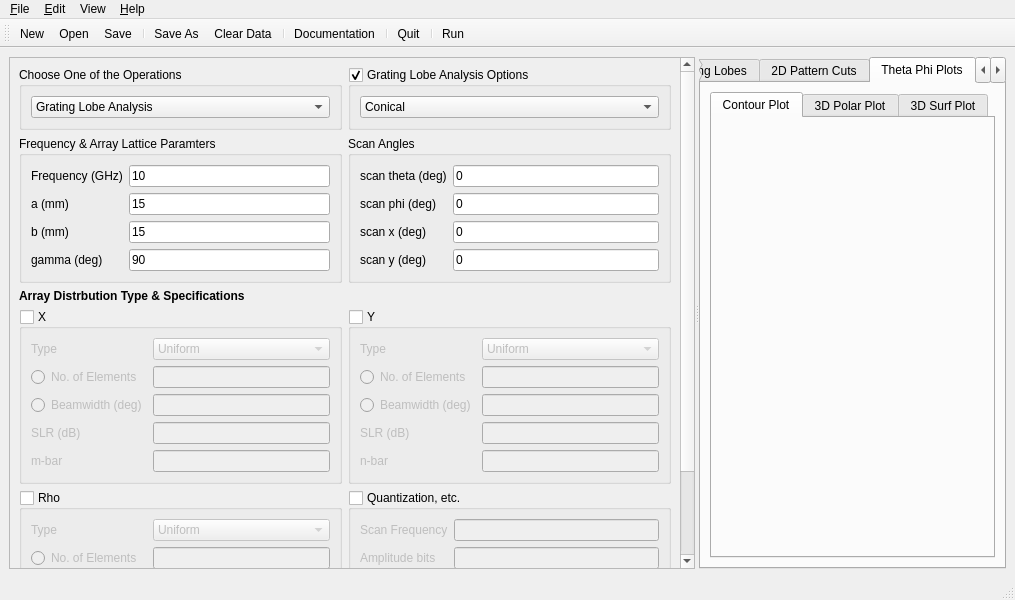
<?xml version="1.0" encoding="UTF-8"?>
<ui version="4.0">
 <class>MainWindow</class>
 <widget class="QMainWindow" name="MainWindow">
  <property name="geometry">
   <rect>
    <x>0</x>
    <y>0</y>
    <width>1015</width>
    <height>600</height>
   </rect>
  </property>
  <property name="windowTitle">
   <string>Arraytool GUI Application</string>
  </property>
  <widget class="QWidget" name="centralwidget">
   <layout class="QHBoxLayout" name="horizontalLayout_2">
    <item>
     <widget class="QSplitter" name="splitter">
      <property name="orientation">
       <enum>Qt::Horizontal</enum>
      </property>
      <widget class="QWidget" name="horizontalLayoutWidget">
       <layout class="QHBoxLayout" name="horizontalLayout">
        <item>
         <widget class="QScrollArea" name="scrollArea">
          <property name="sizePolicy">
           <sizepolicy hsizetype="Expanding" vsizetype="Expanding">
            <horstretch>0</horstretch>
            <verstretch>0</verstretch>
           </sizepolicy>
          </property>
          <property name="widgetResizable">
           <bool>true</bool>
          </property>
          <widget class="QWidget" name="scrollAreaWidgetContents">
           <property name="geometry">
            <rect>
             <x>0</x>
             <y>0</y>
             <width>770</width>
             <height>756</height>
            </rect>
           </property>
           <layout class="QGridLayout" name="gridLayout_2">
            <item row="1" column="1">
             <widget class="QGroupBox" name="groupBox_3">
              <property name="title">
               <string>Scan Angles</string>
              </property>
              <layout class="QGridLayout" name="gridLayout_4">
               <item row="0" column="0">
                <layout class="QGridLayout" name="gridLayout_5">
                 <item row="2" column="1">
                  <widget class="QLineEdit" name="linescanx">
                   <property name="toolTip">
                    <string>See the Documentation</string>
                   </property>
                   <property name="statusTip">
                    <string>See the Documentation</string>
                   </property>
                   <property name="text">
                    <string>0</string>
                   </property>
                  </widget>
                 </item>
                 <item row="3" column="1">
                  <widget class="QLineEdit" name="linescany">
                   <property name="toolTip">
                    <string>See the Documentation</string>
                   </property>
                   <property name="statusTip">
                    <string>See the Documentation</string>
                   </property>
                   <property name="text">
                    <string>0</string>
                   </property>
                  </widget>
                 </item>
                 <item row="1" column="0">
                  <widget class="QLabel" name="label_5">
                   <property name="text">
                    <string>scan phi (deg)</string>
                   </property>
                  </widget>
                 </item>
                 <item row="2" column="0">
                  <widget class="QLabel" name="label_6">
                   <property name="text">
                    <string>scan x (deg)</string>
                   </property>
                  </widget>
                 </item>
                 <item row="1" column="1">
                  <widget class="QLineEdit" name="linescanp">
                   <property name="toolTip">
                    <string>Phi Component of Scan Angle</string>
                   </property>
                   <property name="statusTip">
                    <string>Phi Component of Scan Angle</string>
                   </property>
                   <property name="text">
                    <string>0</string>
                   </property>
                  </widget>
                 </item>
                 <item row="0" column="0">
                  <widget class="QLabel" name="label_7">
                   <property name="text">
                    <string>scan theta (deg)</string>
                   </property>
                  </widget>
                 </item>
                 <item row="3" column="0">
                  <widget class="QLabel" name="label_8">
                   <property name="text">
                    <string>scan y (deg)</string>
                   </property>
                  </widget>
                 </item>
                 <item row="0" column="1">
                  <widget class="QLineEdit" name="linescant">
                   <property name="toolTip">
                    <string>Theta Component of Scan Angle</string>
                   </property>
                   <property name="statusTip">
                    <string>Theta Component of Scan Angle</string>
                   </property>
                   <property name="text">
                    <string>0</string>
                   </property>
                  </widget>
                 </item>
                </layout>
               </item>
              </layout>
             </widget>
            </item>
            <item row="3" column="0">
             <widget class="QGroupBox" name="groupX">
              <property name="toolTip">
               <string>Array Distribution along X</string>
              </property>
              <property name="statusTip">
               <string>Array Distribution along X</string>
              </property>
              <property name="title">
               <string>X</string>
              </property>
              <property name="checkable">
               <bool>true</bool>
              </property>
              <property name="checked">
               <bool>false</bool>
              </property>
              <layout class="QGridLayout" name="gridLayout_6">
               <item row="3" column="0">
                <widget class="QLabel" name="label_10">
                 <property name="text">
                  <string>SLR (dB)</string>
                 </property>
                </widget>
               </item>
               <item row="4" column="0">
                <widget class="QLabel" name="label_11">
                 <property name="text">
                  <string>m-bar</string>
                 </property>
                </widget>
               </item>
               <item row="0" column="1">
                <widget class="QComboBox" name="comboX">
                 <property name="toolTip">
                  <string>Ax(x)</string>
                 </property>
                 <property name="statusTip">
                  <string>Ax(x)</string>
                 </property>
                 <item>
                  <property name="text">
                   <string>Uniform</string>
                  </property>
                 </item>
                 <item>
                  <property name="text">
                   <string>Binomial</string>
                  </property>
                 </item>
                 <item>
                  <property name="text">
                   <string>Dolph-Chebyshev</string>
                  </property>
                 </item>
                 <item>
                  <property name="text">
                   <string>Taylor One Paramter</string>
                  </property>
                 </item>
                 <item>
                  <property name="text">
                   <string>Taylor n-bar (Villeneuve)</string>
                  </property>
                 </item>
                 <item>
                  <property name="text">
                   <string>Uniform Diff</string>
                  </property>
                 </item>
                 <item>
                  <property name="text">
                   <string>Triangular Diff</string>
                  </property>
                 </item>
                 <item>
                  <property name="text">
                   <string>Bayliss n-bar Diff</string>
                  </property>
                 </item>
                </widget>
               </item>
               <item row="1" column="0">
                <widget class="QRadioButton" name="radioButton">
                 <property name="text">
                  <string>No. of Elements</string>
                 </property>
                </widget>
               </item>
               <item row="0" column="0">
                <layout class="QVBoxLayout" name="verticalLayout">
                 <item>
                  <widget class="QLabel" name="label_9">
                   <property name="text">
                    <string>Type</string>
                   </property>
                  </widget>
                 </item>
                </layout>
               </item>
               <item row="1" column="1">
                <widget class="QLineEdit" name="linenoeX">
                 <property name="toolTip">
                  <string>M</string>
                 </property>
                 <property name="statusTip">
                  <string>M</string>
                 </property>
                </widget>
               </item>
               <item row="2" column="1">
                <widget class="QLineEdit" name="linebwX">
                 <property name="toolTip">
                  <string>BW X</string>
                 </property>
                 <property name="statusTip">
                  <string>BW X</string>
                 </property>
                </widget>
               </item>
               <item row="3" column="1">
                <widget class="QLineEdit" name="lineslrX">
                 <property name="toolTip">
                  <string>Side Lobe Ratio in X</string>
                 </property>
                 <property name="statusTip">
                  <string>Side Lobe Ratio in X</string>
                 </property>
                </widget>
               </item>
               <item row="4" column="1">
                <widget class="QLineEdit" name="linembar">
                 <property name="toolTip">
                  <string>Taylor's n-bar Paramter along X</string>
                 </property>
                </widget>
               </item>
               <item row="2" column="0">
                <widget class="QRadioButton" name="radioButton_2">
                 <property name="text">
                  <string>Beamwidth (deg)</string>
                 </property>
                </widget>
               </item>
              </layout>
             </widget>
            </item>
            <item row="4" column="0">
             <widget class="QGroupBox" name="groupRho">
              <property name="toolTip">
               <string>Array Distribution along Rho</string>
              </property>
              <property name="title">
               <string>Rho</string>
              </property>
              <property name="checkable">
               <bool>true</bool>
              </property>
              <property name="checked">
               <bool>false</bool>
              </property>
              <layout class="QGridLayout" name="gridLayout_8">
               <item row="2" column="0">
                <widget class="QRadioButton" name="radioButton_5">
                 <property name="text">
                  <string>Beamwidth (deg)</string>
                 </property>
                </widget>
               </item>
               <item row="1" column="0">
                <widget class="QRadioButton" name="radioButton_6">
                 <property name="text">
                  <string>No. of Elements</string>
                 </property>
                </widget>
               </item>
               <item row="0" column="0">
                <layout class="QVBoxLayout" name="verticalLayout_3">
                 <item>
                  <widget class="QLabel" name="label_15">
                   <property name="text">
                    <string>Type</string>
                   </property>
                  </widget>
                 </item>
                </layout>
               </item>
               <item row="3" column="0">
                <widget class="QLabel" name="label_16">
                 <property name="text">
                  <string>SLR (dB)</string>
                 </property>
                </widget>
               </item>
               <item row="4" column="0">
                <widget class="QLabel" name="label_17">
                 <property name="text">
                  <string>p-bar</string>
                 </property>
                </widget>
               </item>
               <item row="1" column="1">
                <widget class="QLineEdit" name="linenoeR">
                 <property name="toolTip">
                  <string>P (along X axis)</string>
                 </property>
                </widget>
               </item>
               <item row="2" column="1">
                <widget class="QLineEdit" name="linebwR">
                 <property name="toolTip">
                  <string>BW Rho</string>
                 </property>
                </widget>
               </item>
               <item row="3" column="1">
                <widget class="QLineEdit" name="lineslrR">
                 <property name="toolTip">
                  <string>Side Lobe Ratio in Rho</string>
                 </property>
                </widget>
               </item>
               <item row="4" column="1">
                <widget class="QLineEdit" name="linepbar">
                 <property name="toolTip">
                  <string>Taylor's n-bar Paramter along Rho</string>
                 </property>
                </widget>
               </item>
               <item row="0" column="1">
                <widget class="QComboBox" name="comboRho">
                 <property name="toolTip">
                  <string>Arho(rho)</string>
                 </property>
                 <item>
                  <property name="text">
                   <string>Uniform</string>
                  </property>
                 </item>
                 <item>
                  <property name="text">
                   <string>Hansen One Parameter</string>
                  </property>
                 </item>
                 <item>
                  <property name="text">
                   <string>Taylor Circular n-bar</string>
                  </property>
                 </item>
                 <item>
                  <property name="text">
                   <string>Circular Bayliss</string>
                  </property>
                 </item>
                </widget>
               </item>
              </layout>
             </widget>
            </item>
            <item row="1" column="0">
             <widget class="QGroupBox" name="groupBox_2">
              <property name="title">
               <string>Frequency &amp;&amp; Array Lattice Paramters </string>
              </property>
              <layout class="QGridLayout" name="gridLayout_3">
               <item row="0" column="0">
                <layout class="QGridLayout" name="gridLayout">
                 <item row="1" column="0">
                  <widget class="QLabel" name="label_3">
                   <property name="text">
                    <string>a (mm)</string>
                   </property>
                  </widget>
                 </item>
                 <item row="2" column="0">
                  <widget class="QLabel" name="label">
                   <property name="text">
                    <string>b (mm)</string>
                   </property>
                  </widget>
                 </item>
                 <item row="0" column="1">
                  <widget class="QLineEdit" name="linefreq">
                   <property name="toolTip">
                    <string>Frequency of Operation</string>
                   </property>
                   <property name="statusTip">
                    <string>Frequency of Operation</string>
                   </property>
                   <property name="text">
                    <string>10</string>
                   </property>
                  </widget>
                 </item>
                 <item row="0" column="0">
                  <widget class="QLabel" name="label_2">
                   <property name="text">
                    <string>Frequency (GHz)</string>
                   </property>
                  </widget>
                 </item>
                 <item row="3" column="0">
                  <widget class="QLabel" name="label_4">
                   <property name="text">
                    <string>gamma (deg)</string>
                   </property>
                  </widget>
                 </item>
                 <item row="1" column="1">
                  <widget class="QLineEdit" name="linea">
                   <property name="toolTip">
                    <string>Uniform Separation along X Axis</string>
                   </property>
                   <property name="statusTip">
                    <string>Uniform Separation along X Axis</string>
                   </property>
                   <property name="text">
                    <string>15</string>
                   </property>
                  </widget>
                 </item>
                 <item row="2" column="1">
                  <widget class="QLineEdit" name="lineb">
                   <property name="toolTip">
                    <string>Uniform Separation along Y Axis</string>
                   </property>
                   <property name="statusTip">
                    <string>Uniform Separation along Y Axis</string>
                   </property>
                   <property name="text">
                    <string>15</string>
                   </property>
                  </widget>
                 </item>
                 <item row="3" column="1">
                  <widget class="QLineEdit" name="linegamma">
                   <property name="toolTip">
                    <string>Array Lattice Angle</string>
                   </property>
                   <property name="statusTip">
                    <string>Array Lattice Angle</string>
                   </property>
                   <property name="text">
                    <string>90</string>
                   </property>
                  </widget>
                 </item>
                </layout>
               </item>
              </layout>
             </widget>
            </item>
            <item row="3" column="1">
             <widget class="QGroupBox" name="groupY">
              <property name="toolTip">
               <string>Array Distribution along Y</string>
              </property>
              <property name="title">
               <string>Y</string>
              </property>
              <property name="checkable">
               <bool>true</bool>
              </property>
              <property name="checked">
               <bool>false</bool>
              </property>
              <layout class="QGridLayout" name="gridLayout_7">
               <item row="2" column="0">
                <widget class="QRadioButton" name="radioButton_3">
                 <property name="text">
                  <string>Beamwidth (deg)</string>
                 </property>
                </widget>
               </item>
               <item row="1" column="0">
                <widget class="QRadioButton" name="radioButton_4">
                 <property name="text">
                  <string>No. of Elements</string>
                 </property>
                </widget>
               </item>
               <item row="0" column="0">
                <layout class="QVBoxLayout" name="verticalLayout_2">
                 <item>
                  <widget class="QLabel" name="label_12">
                   <property name="text">
                    <string>Type</string>
                   </property>
                  </widget>
                 </item>
                </layout>
               </item>
               <item row="3" column="0">
                <widget class="QLabel" name="label_13">
                 <property name="text">
                  <string>SLR (dB)</string>
                 </property>
                </widget>
               </item>
               <item row="4" column="0">
                <widget class="QLabel" name="label_14">
                 <property name="text">
                  <string>n-bar</string>
                 </property>
                </widget>
               </item>
               <item row="1" column="1">
                <widget class="QLineEdit" name="linenoeY">
                 <property name="toolTip">
                  <string>N</string>
                 </property>
                </widget>
               </item>
               <item row="2" column="1">
                <widget class="QLineEdit" name="linebwY">
                 <property name="toolTip">
                  <string>BW Y</string>
                 </property>
                </widget>
               </item>
               <item row="3" column="1">
                <widget class="QLineEdit" name="lineslrY">
                 <property name="toolTip">
                  <string>Side Lobe Ratio in Y</string>
                 </property>
                </widget>
               </item>
               <item row="4" column="1">
                <widget class="QLineEdit" name="linenbar">
                 <property name="toolTip">
                  <string>Taylor's n-bar Paramter along Y</string>
                 </property>
                </widget>
               </item>
               <item row="0" column="1">
                <widget class="QComboBox" name="comboY">
                 <item>
                  <property name="text">
                   <string>Uniform</string>
                  </property>
                 </item>
                 <item>
                  <property name="text">
                   <string>Binomial</string>
                  </property>
                 </item>
                 <item>
                  <property name="text">
                   <string>Dolph-Chebyshev</string>
                  </property>
                 </item>
                 <item>
                  <property name="text">
                   <string>Taylor One Paramter</string>
                  </property>
                 </item>
                 <item>
                  <property name="text">
                   <string>Taylor n-bar (Villeneuve)</string>
                  </property>
                 </item>
                 <item>
                  <property name="text">
                   <string>Uniform Diff</string>
                  </property>
                 </item>
                 <item>
                  <property name="text">
                   <string>Triangular Diff</string>
                  </property>
                 </item>
                 <item>
                  <property name="text">
                   <string>Bayliss n-bar Diff</string>
                  </property>
                 </item>
                </widget>
               </item>
              </layout>
             </widget>
            </item>
            <item row="4" column="1">
             <widget class="QGroupBox" name="groupQuant">
              <property name="title">
               <string>Quantization, etc.</string>
              </property>
              <property name="checkable">
               <bool>true</bool>
              </property>
              <property name="checked">
               <bool>false</bool>
              </property>
              <layout class="QGridLayout" name="gridLayout_9">
               <item row="0" column="1">
                <widget class="QLineEdit" name="linescanfreq">
                 <property name="toolTip">
                  <string>Frequency at which Phase Shifters are Tuned</string>
                 </property>
                </widget>
               </item>
               <item row="0" column="0">
                <layout class="QVBoxLayout" name="verticalLayout_4">
                 <item>
                  <widget class="QLabel" name="label_18">
                   <property name="text">
                    <string>Scan Frequency</string>
                   </property>
                  </widget>
                 </item>
                </layout>
               </item>
               <item row="3" column="0">
                <widget class="QLabel" name="label_19">
                 <property name="text">
                  <string>dB Lower limit</string>
                 </property>
                </widget>
               </item>
               <item row="1" column="1">
                <widget class="QLineEdit" name="lineabits">
                 <property name="toolTip">
                  <string>Amplitude Quantization bits</string>
                 </property>
                </widget>
               </item>
               <item row="2" column="1">
                <widget class="QLineEdit" name="linepbits">
                 <property name="toolTip">
                  <string>Phase Quantization bits</string>
                 </property>
                </widget>
               </item>
               <item row="3" column="1">
                <widget class="QLineEdit" name="linedblimit">
                 <property name="toolTip">
                  <string>dB Lower Limit for Plotting Purpose</string>
                 </property>
                </widget>
               </item>
               <item row="4" column="0" colspan="2">
                <widget class="QPushButton" name="pushplotspec">
                 <property name="toolTip">
                  <string>Theta Cut, Phi Cut, Theta Resolution, Phi Resolution, 2D Pattern, 3D Pattern, etc</string>
                 </property>
                 <property name="text">
                  <string>Plot Specifications</string>
                 </property>
                </widget>
               </item>
               <item row="1" column="0">
                <widget class="QLabel" name="label_21">
                 <property name="text">
                  <string>Amplitude bits</string>
                 </property>
                </widget>
               </item>
               <item row="2" column="0">
                <widget class="QLabel" name="label_22">
                 <property name="text">
                  <string>Phase bits</string>
                 </property>
                </widget>
               </item>
              </layout>
             </widget>
            </item>
            <item row="0" column="0">
             <widget class="QGroupBox" name="groupOperations">
              <property name="title">
               <string>Choose One of the Operations</string>
              </property>
              <layout class="QGridLayout" name="gridLayout_10">
               <item row="0" column="0">
                <layout class="QVBoxLayout" name="verticalLayout_5"/>
               </item>
               <item row="1" column="0">
                <widget class="QComboBox" name="comboOperations">
                 <property name="toolTip">
                  <string>Choose one of the Operations</string>
                 </property>
                 <property name="statusTip">
                  <string>Choose one of the Operations</string>
                 </property>
                 <item>
                  <property name="text">
                   <string>Grating Lobe Analysis</string>
                  </property>
                 </item>
                 <item>
                  <property name="text">
                   <string>Typical Array Analysis &amp; Synthesis</string>
                  </property>
                 </item>
                 <item>
                  <property name="text">
                   <string>User Defined Array Analysis</string>
                  </property>
                 </item>
                 <item>
                  <property name="text">
                   <string>Shaped Beam Synthesis</string>
                  </property>
                 </item>
                 <item>
                  <property name="text">
                   <string>Mutual Coupling Analysis</string>
                  </property>
                 </item>
                </widget>
               </item>
              </layout>
             </widget>
            </item>
            <item row="0" column="1">
             <widget class="QGroupBox" name="groupGrating">
              <property name="title">
               <string>Grating Lobe Analysis Options</string>
              </property>
              <property name="checkable">
               <bool>true</bool>
              </property>
              <layout class="QGridLayout" name="gridLayout_11">
               <item row="0" column="0">
                <layout class="QVBoxLayout" name="verticalLayout_6">
                 <item>
                  <widget class="QComboBox" name="comboGrating">
                   <property name="toolTip">
                    <string>Choose among Different Scan Sector Options</string>
                   </property>
                   <property name="statusTip">
                    <string>Choose among Different Scan Sector Options</string>
                   </property>
                   <item>
                    <property name="text">
                     <string>Conical</string>
                    </property>
                   </item>
                   <item>
                    <property name="text">
                     <string>Rectangular</string>
                    </property>
                   </item>
                   <item>
                    <property name="text">
                     <string>Knittel Side</string>
                    </property>
                   </item>
                   <item>
                    <property name="text">
                     <string>Knittel Top</string>
                    </property>
                   </item>
                  </widget>
                 </item>
                </layout>
               </item>
              </layout>
             </widget>
            </item>
            <item row="2" column="0" colspan="2">
             <widget class="QLabel" name="label_20">
              <property name="font">
               <font>
                <weight>75</weight>
                <bold>true</bold>
               </font>
              </property>
              <property name="text">
               <string>Array Distrbution Type &amp; Specifications</string>
              </property>
             </widget>
            </item>
           </layout>
          </widget>
         </widget>
        </item>
       </layout>
      </widget>
      <widget class="QTabWidget" name="tabWidget">
       <property name="minimumSize">
        <size>
         <width>0</width>
         <height>0</height>
        </size>
       </property>
       <property name="currentIndex">
        <number>2</number>
       </property>
       <widget class="QWidget" name="GAtab">
        <attribute name="title">
         <string>Array &amp;&amp; Grating Lobes</string>
        </attribute>
        <layout class="QVBoxLayout" name="verticalLayout_8">
         <item>
          <layout class="QVBoxLayout" name="verticalLayout_7"/>
         </item>
        </layout>
       </widget>
       <widget class="QWidget" name="cutstab">
        <attribute name="title">
         <string>2D Pattern Cuts</string>
        </attribute>
        <layout class="QVBoxLayout" name="verticalLayout_10">
         <item>
          <layout class="QVBoxLayout" name="verticalLayout_9"/>
         </item>
        </layout>
       </widget>
       <widget class="QWidget" name="contourtab">
        <attribute name="title">
         <string>Theta Phi Plots</string>
        </attribute>
        <layout class="QVBoxLayout" name="verticalLayout_12">
         <item>
          <layout class="QVBoxLayout" name="verticalLayout_11">
           <item>
            <widget class="QTabWidget" name="tabWidget_2">
             <property name="currentIndex">
              <number>0</number>
             </property>
             <widget class="QWidget" name="tab_2">
              <attribute name="title">
               <string>Contour Plot</string>
              </attribute>
             </widget>
             <widget class="QWidget" name="tab_3">
              <attribute name="title">
               <string>3D Polar Plot</string>
              </attribute>
             </widget>
             <widget class="QWidget" name="tab_6">
              <attribute name="title">
               <string>3D Surf Plot</string>
              </attribute>
             </widget>
            </widget>
           </item>
          </layout>
         </item>
        </layout>
       </widget>
       <widget class="QWidget" name="tab">
        <attribute name="title">
         <string>UV Plots</string>
        </attribute>
        <layout class="QVBoxLayout" name="verticalLayout_16">
         <item>
          <layout class="QVBoxLayout" name="verticalLayout_15">
           <item>
            <widget class="QTabWidget" name="tabWidget_3">
             <property name="currentIndex">
              <number>0</number>
             </property>
             <widget class="QWidget" name="tab_4">
              <attribute name="title">
               <string>Contour Plot</string>
              </attribute>
             </widget>
             <widget class="QWidget" name="tab_5">
              <attribute name="title">
               <string>3D Surf Plot</string>
              </attribute>
             </widget>
            </widget>
           </item>
          </layout>
         </item>
        </layout>
       </widget>
       <widget class="QWidget" name="log">
        <attribute name="title">
         <string>Log</string>
        </attribute>
        <layout class="QVBoxLayout" name="verticalLayout_14">
         <item>
          <layout class="QVBoxLayout" name="verticalLayout_13"/>
         </item>
        </layout>
       </widget>
      </widget>
     </widget>
    </item>
   </layout>
  </widget>
  <widget class="QMenuBar" name="menubar">
   <property name="geometry">
    <rect>
     <x>0</x>
     <y>0</y>
     <width>1015</width>
     <height>23</height>
    </rect>
   </property>
   <widget class="QMenu" name="menu_File">
    <property name="title">
     <string>&amp;File</string>
    </property>
    <addaction name="action_New"/>
    <addaction name="action_Open"/>
    <addaction name="action_Save"/>
    <addaction name="actionSave_As"/>
    <addaction name="separator"/>
    <addaction name="action_Quit"/>
   </widget>
   <widget class="QMenu" name="menu_Edit">
    <property name="title">
     <string>&amp;Edit</string>
    </property>
    <addaction name="separator"/>
    <addaction name="actionClear_Data"/>
   </widget>
   <widget class="QMenu" name="menu_Help">
    <property name="title">
     <string>&amp;Help</string>
    </property>
    <addaction name="actionArraytool_Help"/>
    <addaction name="actionAbout"/>
   </widget>
   <widget class="QMenu" name="menuView">
    <property name="title">
     <string>View</string>
    </property>
    <addaction name="actionArray_Grating_Lobes"/>
    <addaction name="action2D_Pattern_Vuts"/>
    <addaction name="actionTheta_Phi_Plots"/>
    <addaction name="actionUV_Plots"/>
    <addaction name="actionMisc"/>
   </widget>
   <addaction name="menu_File"/>
   <addaction name="menu_Edit"/>
   <addaction name="menuView"/>
   <addaction name="menu_Help"/>
  </widget>
  <widget class="QStatusBar" name="statusbar"/>
  <widget class="QToolBar" name="toolBar">
   <property name="windowTitle">
    <string>toolBar</string>
   </property>
   <property name="iconSize">
    <size>
     <width>22</width>
     <height>22</height>
    </size>
   </property>
   <attribute name="toolBarArea">
    <enum>TopToolBarArea</enum>
   </attribute>
   <attribute name="toolBarBreak">
    <bool>false</bool>
   </attribute>
   <addaction name="action_New"/>
   <addaction name="action_Open"/>
   <addaction name="action_Save"/>
   <addaction name="separator"/>
   <addaction name="actionSave_As"/>
   <addaction name="actionClear_Data"/>
   <addaction name="separator"/>
   <addaction name="actionArraytool_Help"/>
   <addaction name="separator"/>
   <addaction name="action_Quit"/>
   <addaction name="separator"/>
   <addaction name="actionRun"/>
  </widget>
  <action name="actionRun">
   <property name="icon">
    <iconset resource="arraytool.qrc">
     <normaloff>:/icons/icons/22x22/categories/applications-system.png</normaloff>:/icons/icons/22x22/categories/applications-system.png</iconset>
   </property>
   <property name="text">
    <string>Run</string>
   </property>
   <property name="toolTip">
    <string>Run</string>
   </property>
   <property name="statusTip">
    <string extracomment="sdfsd"/>
   </property>
   <property name="shortcut">
    <string>Ctrl+R</string>
   </property>
  </action>
  <action name="action_New">
   <property name="icon">
    <iconset resource="arraytool.qrc">
     <normaloff>:/icons/icons/22x22/actions/document-new.png</normaloff>:/icons/icons/22x22/actions/document-new.png</iconset>
   </property>
   <property name="text">
    <string>&amp;New</string>
   </property>
   <property name="shortcut">
    <string>Ctrl+N</string>
   </property>
  </action>
  <action name="action_Open">
   <property name="icon">
    <iconset resource="arraytool.qrc">
     <normaloff>:/icons/icons/22x22/actions/document-open.png</normaloff>:/icons/icons/22x22/actions/document-open.png</iconset>
   </property>
   <property name="text">
    <string>&amp;Open</string>
   </property>
   <property name="shortcut">
    <string>Ctrl+O</string>
   </property>
  </action>
  <action name="action_Save">
   <property name="icon">
    <iconset resource="arraytool.qrc">
     <normaloff>:/icons/icons/22x22/actions/document-save.png</normaloff>:/icons/icons/22x22/actions/document-save.png</iconset>
   </property>
   <property name="text">
    <string>&amp;Save</string>
   </property>
   <property name="shortcut">
    <string>Ctrl+S</string>
   </property>
  </action>
  <action name="actionSave_As">
   <property name="icon">
    <iconset resource="arraytool.qrc">
     <normaloff>:/icons/icons/22x22/actions/document-save-as.png</normaloff>:/icons/icons/22x22/actions/document-save-as.png</iconset>
   </property>
   <property name="text">
    <string>Save &amp;As</string>
   </property>
   <property name="shortcut">
    <string>Ctrl+Shift+S</string>
   </property>
  </action>
  <action name="action_Quit">
   <property name="icon">
    <iconset resource="arraytool.qrc">
     <normaloff>:/icons/icons/22x22/actions/system-log-out.png</normaloff>:/icons/icons/22x22/actions/system-log-out.png</iconset>
   </property>
   <property name="text">
    <string>&amp;Quit</string>
   </property>
   <property name="shortcut">
    <string>Ctrl+Q</string>
   </property>
  </action>
  <action name="actionArraytool_Help">
   <property name="icon">
    <iconset resource="arraytool.qrc">
     <normaloff>:/icons/icons/22x22/apps/help-browser.png</normaloff>:/icons/icons/22x22/apps/help-browser.png</iconset>
   </property>
   <property name="text">
    <string>&amp;Documentation</string>
   </property>
   <property name="shortcut">
    <string>F1</string>
   </property>
  </action>
  <action name="actionAbout">
   <property name="text">
    <string>About</string>
   </property>
  </action>
  <action name="actionClear_Data">
   <property name="icon">
    <iconset resource="arraytool.qrc">
     <normaloff>:/icons/icons/22x22/actions/edit-clear.png</normaloff>:/icons/icons/22x22/actions/edit-clear.png</iconset>
   </property>
   <property name="text">
    <string>Clear &amp;Data</string>
   </property>
   <property name="shortcut">
    <string>Ctrl+L</string>
   </property>
  </action>
  <action name="actionArray_Grating_Lobes">
   <property name="checkable">
    <bool>true</bool>
   </property>
   <property name="text">
    <string>Array &amp;&amp; Grating Lobes</string>
   </property>
   <property name="shortcut">
    <string>Ctrl+1</string>
   </property>
  </action>
  <action name="action2D_Pattern_Vuts">
   <property name="checkable">
    <bool>true</bool>
   </property>
   <property name="text">
    <string>2D Pattern Cuts</string>
   </property>
   <property name="shortcut">
    <string>Ctrl+2</string>
   </property>
  </action>
  <action name="actionTheta_Phi_Plots">
   <property name="checkable">
    <bool>true</bool>
   </property>
   <property name="text">
    <string>Theta Phi Plots</string>
   </property>
   <property name="shortcut">
    <string>Ctrl+3</string>
   </property>
  </action>
  <action name="actionUV_Plots">
   <property name="checkable">
    <bool>true</bool>
   </property>
   <property name="text">
    <string>UV Plots</string>
   </property>
   <property name="shortcut">
    <string>Ctrl+4</string>
   </property>
  </action>
  <action name="actionMisc">
   <property name="checkable">
    <bool>true</bool>
   </property>
   <property name="text">
    <string>Log</string>
   </property>
   <property name="shortcut">
    <string>Ctrl+5</string>
   </property>
  </action>
 </widget>
 <tabstops>
  <tabstop>comboOperations</tabstop>
  <tabstop>comboGrating</tabstop>
  <tabstop>linefreq</tabstop>
  <tabstop>linea</tabstop>
  <tabstop>lineb</tabstop>
  <tabstop>linegamma</tabstop>
  <tabstop>linescant</tabstop>
  <tabstop>linescanp</tabstop>
  <tabstop>linescanx</tabstop>
  <tabstop>linescany</tabstop>
  <tabstop>groupX</tabstop>
  <tabstop>comboX</tabstop>
  <tabstop>radioButton</tabstop>
  <tabstop>linenoeX</tabstop>
  <tabstop>radioButton_2</tabstop>
  <tabstop>linebwX</tabstop>
  <tabstop>lineslrX</tabstop>
  <tabstop>linembar</tabstop>
  <tabstop>groupY</tabstop>
  <tabstop>radioButton_4</tabstop>
  <tabstop>linenoeY</tabstop>
  <tabstop>radioButton_3</tabstop>
  <tabstop>linebwY</tabstop>
  <tabstop>lineslrY</tabstop>
  <tabstop>linenbar</tabstop>
  <tabstop>groupRho</tabstop>
  <tabstop>comboRho</tabstop>
  <tabstop>radioButton_6</tabstop>
  <tabstop>linenoeR</tabstop>
  <tabstop>radioButton_5</tabstop>
  <tabstop>linebwR</tabstop>
  <tabstop>lineslrR</tabstop>
  <tabstop>linepbar</tabstop>
  <tabstop>groupQuant</tabstop>
  <tabstop>linescanfreq</tabstop>
  <tabstop>lineabits</tabstop>
  <tabstop>linepbits</tabstop>
  <tabstop>linedblimit</tabstop>
  <tabstop>pushplotspec</tabstop>
  <tabstop>tabWidget</tabstop>
  <tabstop>scrollArea</tabstop>
 </tabstops>
 <resources>
  <include location="arraytool.qrc"/>
 </resources>
 <connections>
  <connection>
   <sender>groupRho</sender>
   <signal>clicked(bool)</signal>
   <receiver>groupX</receiver>
   <slot>setDisabled(bool)</slot>
   <hints>
    <hint type="sourcelabel">
     <x>71</x>
     <y>618</y>
    </hint>
    <hint type="destinationlabel">
     <x>64</x>
     <y>417</y>
    </hint>
   </hints>
  </connection>
  <connection>
   <sender>groupRho</sender>
   <signal>clicked(bool)</signal>
   <receiver>groupY</receiver>
   <slot>setDisabled(bool)</slot>
   <hints>
    <hint type="sourcelabel">
     <x>125</x>
     <y>560</y>
    </hint>
    <hint type="destinationlabel">
     <x>450</x>
     <y>361</y>
    </hint>
   </hints>
  </connection>
  <connection>
   <sender>action_Quit</sender>
   <signal>activated()</signal>
   <receiver>MainWindow</receiver>
   <slot>close()</slot>
   <hints>
    <hint type="sourcelabel">
     <x>-1</x>
     <y>-1</y>
    </hint>
    <hint type="destinationlabel">
     <x>429</x>
     <y>299</y>
    </hint>
   </hints>
  </connection>
 </connections>
</ui>
